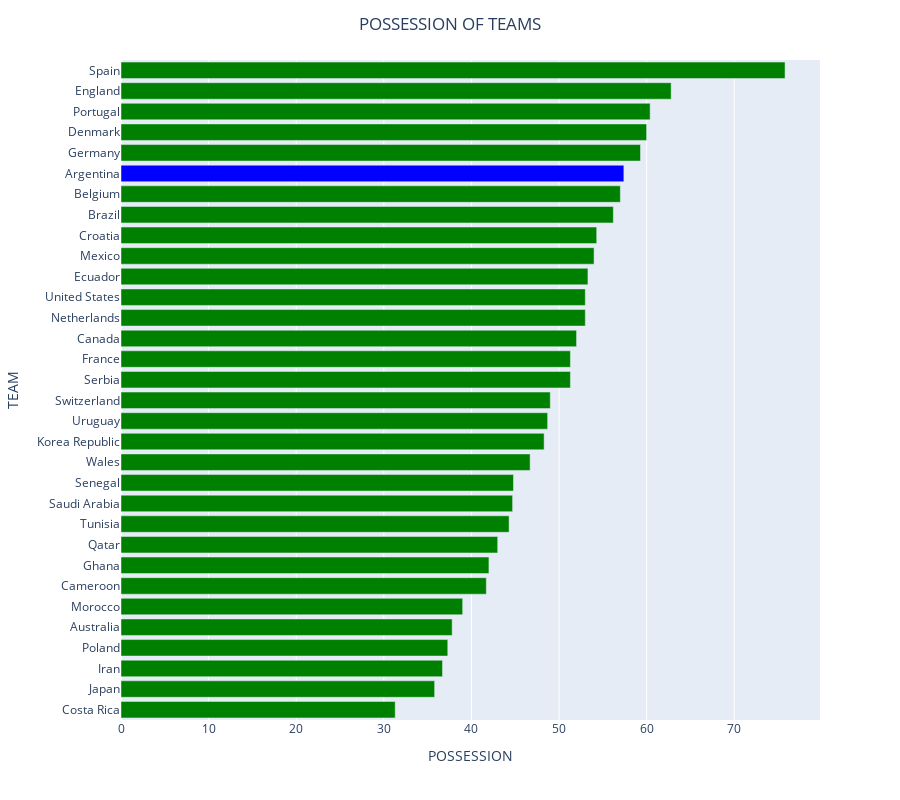

Here is the notebook cell this chart was saved with:
### Markdown cell above
The `average age` of each team is `around 28`. The `youngest team` was the `United States`, with an `average age of 25.4`, while `Belgium and Costa Rica` had the `oldest average age of 30.6`. The `age difference` among the teams ranges from `25 to 30 years`.

### Code cell
fig = px.bar(team_data.sort_values('possession', ascending=True), y= 'team', x= 'possession', width = 900,
    height = 800)

fig.update_layout(
    title = 'POSSESSION OF TEAMS',
    title_x = 0.5,
    xaxis_title = 'POSSESSION',
    yaxis_title = 'TEAM'
)

colors = ['green'] * len(team_data)

colors[26] = 'blue';



fig.update_traces(marker_color = colors )

fig.show()

### Figure 1 — Plotly figure (JSON) as saved in the notebook; plotly's stock layout.template omitted (floating-point values rounded to 4 significant figures)
{"data": [{"hovertemplate": "possession=%{x}<br>team=%{y}<extra></extra>", "legendgroup": "", "marker": {"color": ["green", "green", "green", "green", "green", "green", "green", "green", "green", "green", "green", "green", "green", "green", "green", "green", "green", "green", "green", "green", "green", "green", "green", "green", "green", "green", "blue", "green", "green", "green", "green", "green"], "pattern": {"shape": ""}}, "name": "", "orientation": "h", "showlegend": false, "textposition": "auto", "type": "bar", "x": [31.3, 35.8, 36.7, 37.3, 37.8, 39.0, 41.7, 42.0, 43.0, 44.3, 44.7, 44.8, 46.7, 48.3, 48.7, 49.0, 51.3, 51.3, 52.0, 53.0, 53.0, 53.3, 54.0, 54.3, 56.2, 57.0, 57.4, 59.3, 60.0, 60.4, 62.8, 75.8], "xaxis": "x", "y": ["Costa Rica", "Japan", "Iran", "Poland", "Australia", "Morocco", "Cameroon", "Ghana", "Qatar", "Tunisia", "Saudi Arabia", "Senegal", "Wales", "Korea Republic", "Uruguay", "Switzerland", "Serbia", "France", "Canada", "Netherlands", "United States", "Ecuador", "Mexico", "Croatia", "Brazil", "Belgium", "Argentina", "Germany", "Denmark", "Portugal", "England", "Spain"], "yaxis": "y"}], "layout": {"barmode": "relative", "height": 800, "legend": {"tracegroupgap": 0}, "margin": {"t": 60}, "title": {"text": "POSSESSION OF TEAMS", "x": 0.5}, "width": 900, "xaxis": {"anchor": "y", "domain": [0, 1], "title": {"text": "POSSESSION"}}, "yaxis": {"anchor": "x", "domain": [0, 1], "title": {"text": "TEAM"}}}}
